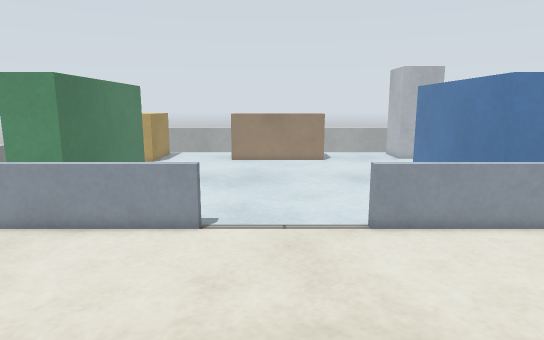
View 1 (above)

16 first-person views from a walk through a Gazebo world. The camera is 0.9 m above the floor, tilts 10° down and sees 75° across. The floor is counted in squares, 0.2 m on a side. Each view is taken from the middle of a square. On the plan, view 1 faces up. The plan holds only what a view shows up to about 20 squares ahead; the rest is blank. Robots are left out.

View 2
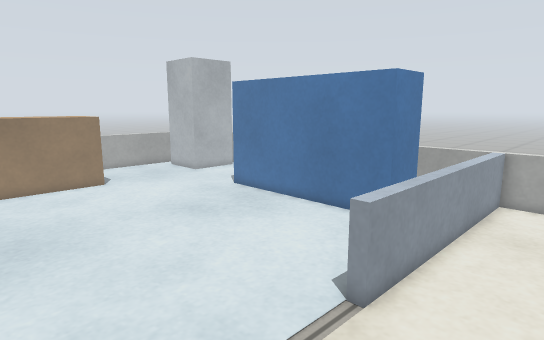

View 3
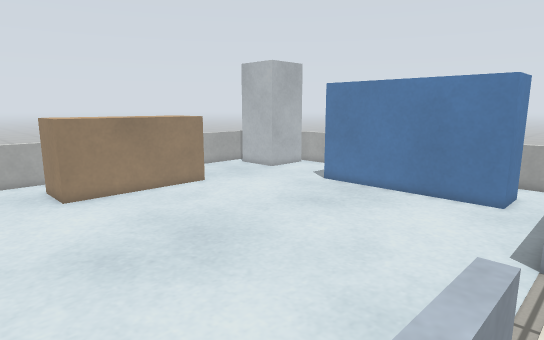

View 4
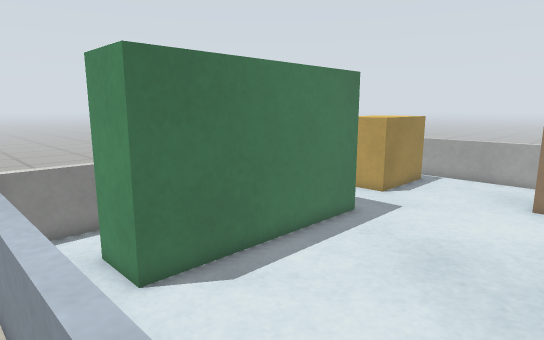

View 5
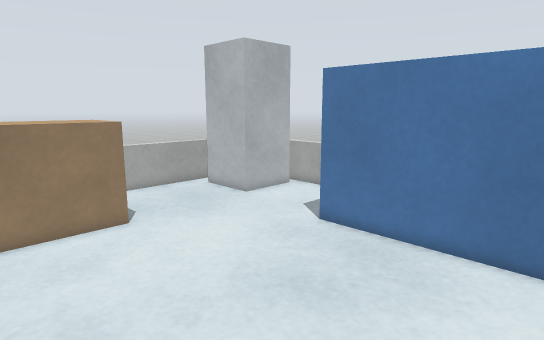

View 6
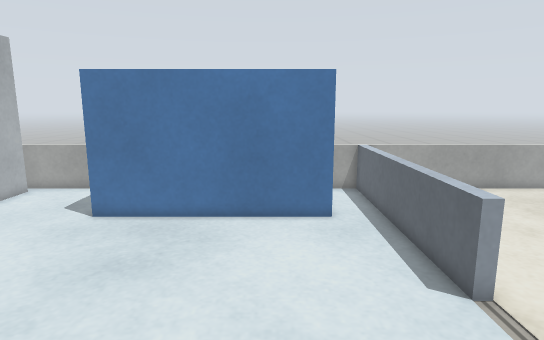

View 7
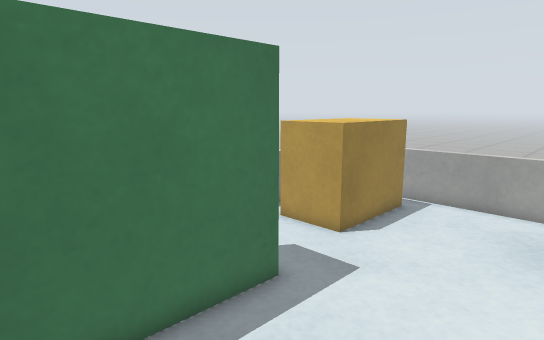

View 8
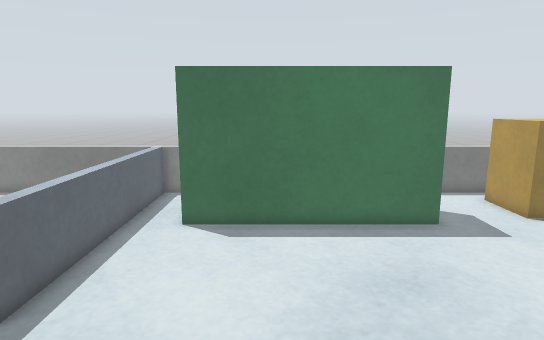

View 9
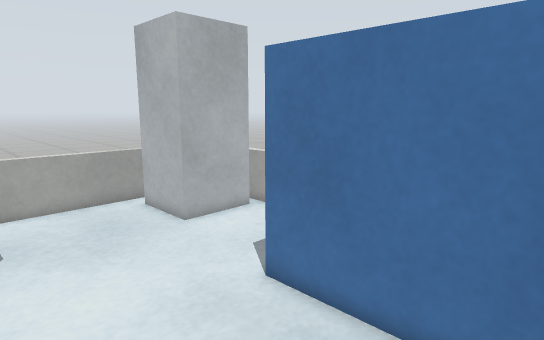

View 10
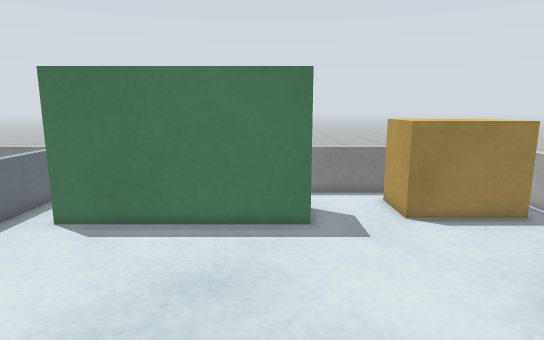

View 11
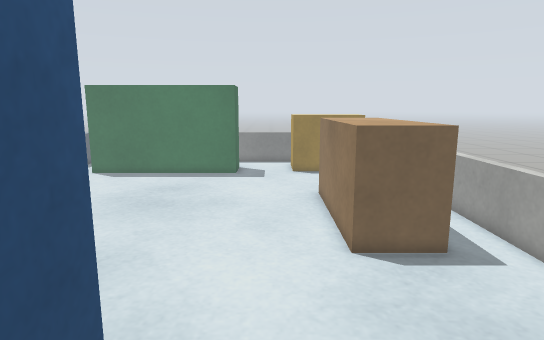

View 12
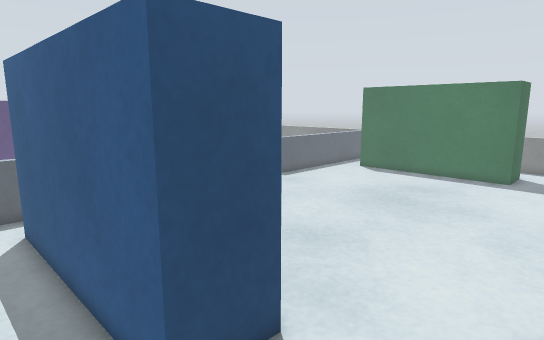

View 13
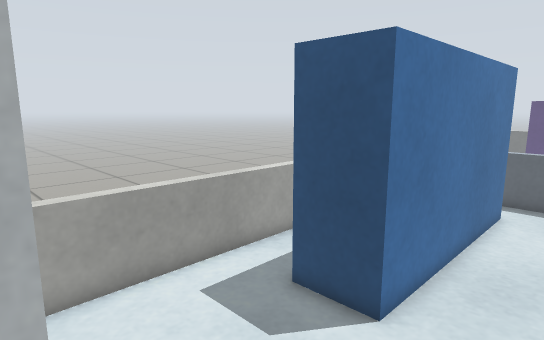

View 14
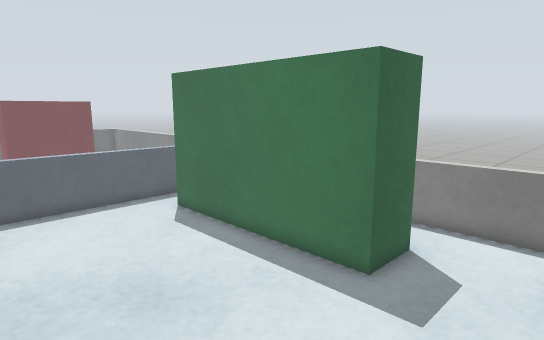

View 15
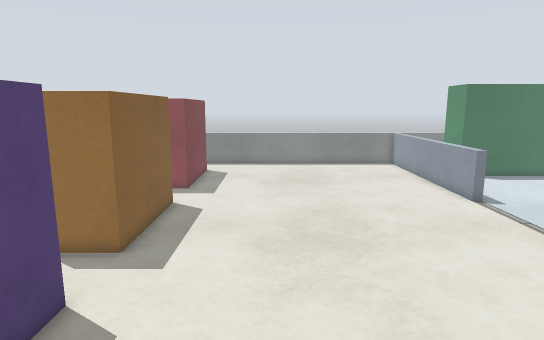

View 16
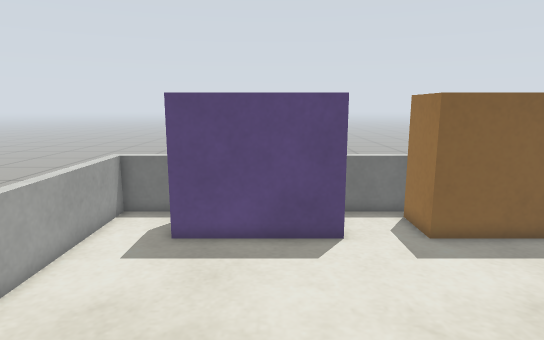

### Floor plan
Key: @ floor where view 1 was taken; # wall or solid block; . floor; = window, fence, low wall or low ledge; B grey box; E beige box; Y yellow box; F fridge; C counter.
Columns run from 15 left of view 1 to 16 right of it. Each row starts with its distance up from view 1.
 37 ============================
 36 ============================
 35 =   ........    ...........F
 34 = YYYY......      ........F
 33 =  YYY......EEEEEEEE......F
 32 = YYYY......E EEEEEE......F   F=
 31 =  YYY......EEEEEEEE.......FFF.=
 30 =.YYYY.........................=
 29 =..............................=
 28 =..............................=
 27 =..............................=
 26 =..............................=
 25 =..####..................####..=
 24 =     #..................#  #..=
 23       #..................#  #..=
 22       #..................#  #. =
 21       #..................#  #.
 20       #..................#  #.
 19       #..................#  #.
 18       #..................#  #.
 17       #..................#  #. =
 16 =..####..................####..=
 15 =..............................=
 14 =..............................=
 13 =BBBBBBBBBBBB......BBBBBBBBBBBB=
 12 =      .      .                =
 11 =                              =
 10 =                       .      =
  9 =           .                  =
  8 =                              =
  7 =                              =
  6 =                              =
  5 =                              =
  4                                =
  3                              . =
  2                                =
  1                                =
  0                @               =
 -1                                =
 -2          C   CCCCCC   CCCCCC   =
 -3          C        C            =
 -4                   C            =
 -5                   ====      ====

Where each view was taken, in squares from view 1:
view 1: 0 up, 0 right, facing up
view 2: 9 up, 3 left, facing up-right
view 3: 12 up, 8 left, facing up-right
view 4: 12 up, 1 left, facing up-left
view 5: 17 up, 1 left, facing up-right
view 6: 18 up, 4 left, facing right
view 7: 19 up, 3 left, facing up-left
view 8: 19 up, 4 right, facing left
view 9: 19 up, 4 right, facing up-right
view 10: 24 up, 4 right, facing left
view 11: 28 up, 15 right, facing left
view 12: 30 up, 15 right, facing down-left
view 13: 32 up, 7 right, facing down-right
view 14: 30 up, 1 left, facing down-left
view 15: 3 up, 14 right, facing left
view 16: 10 up, 9 right, facing down
